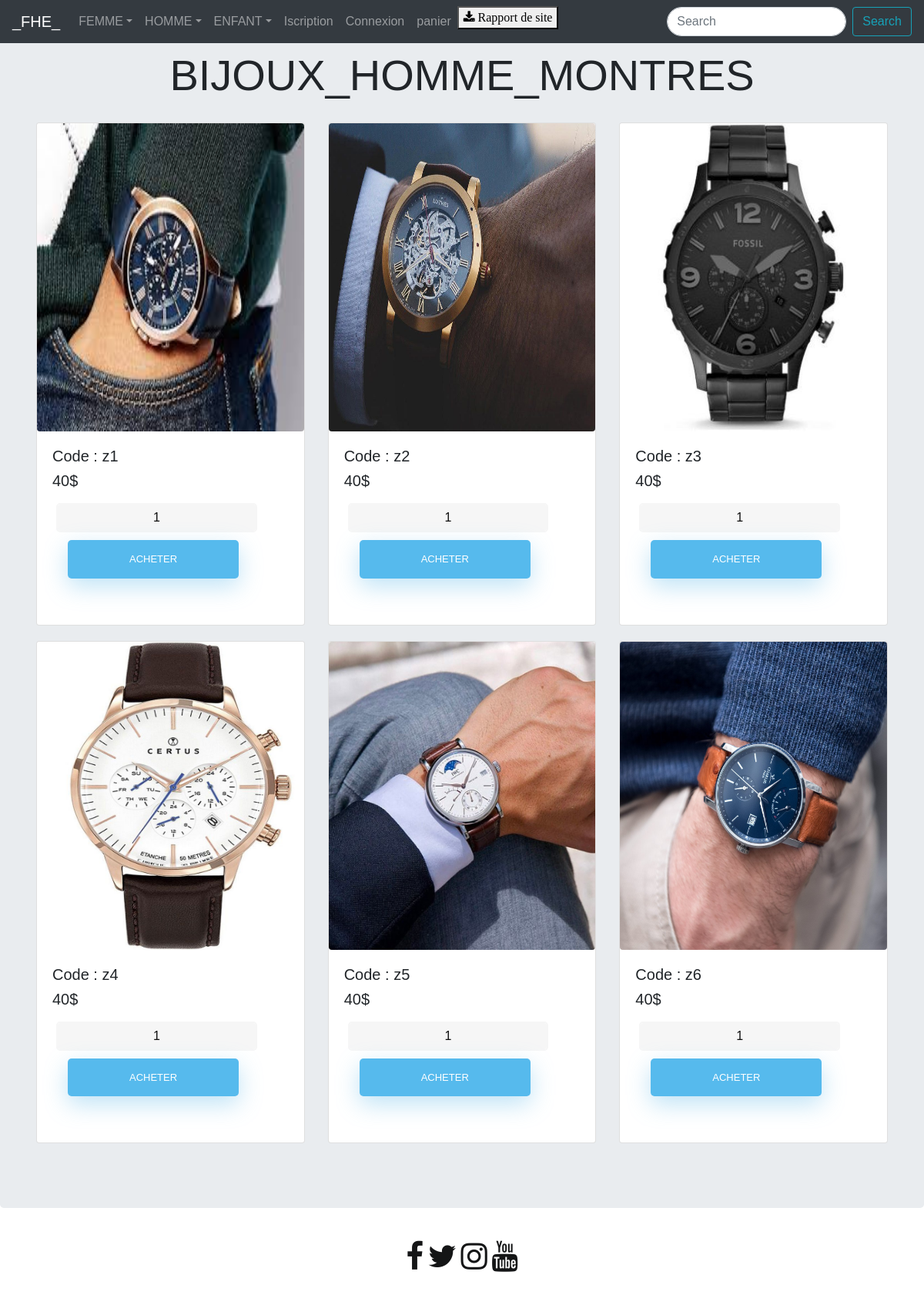
Screenshot of /montresH.php with the database file from the repository.
### tables this page shows
CREATE TABLE `product` (
  `id` int(11) NOT NULL,
  `pname` varchar(255) DEFAULT NULL,
  `image` varchar(255) DEFAULT NULL,
  `price` double DEFAULT NULL
);

### montresH.php (the view, shortened to what this page needs)
<!doctype html>
<html lang="en">
<head>
    <link rel="stylesheet" href="https://stackpath.bootstrapcdn.com/bootstrap/4.3.1/css/bootstrap.min.css"
>
    <link rel="stylesheet" href="https://cdnjs.cloudflare.com/ajax/libs/font-awesome/4.7.0/css/font-awesome.min.css">
    <link rel="stylesheet" type="text/css" href="ACCUEIL.css">
</head>
<body>
    <div class="jumbotron">
        <div class="container-fluid padding">
            <div class="row welcome text-center">
                <div class="col-12 ">
                    <h1 class="display-4">BIJOUX_HOMME_MONTRES</h1>
                </div>
            </div>
        </div>
        <div class="container-fluid padding">
            <div class="row">
                <div class="col-md-4 col-xs-4 col-sm-3 col-md-2">
                    <div class="card">
                        <?php
          $conn = mysqli_connect("localhost","id13014500_root","chaimaelmejgari","id13014500_ex_db");
          $query = "SELECT * FROM product where id=95 ";
            $result = mysqli_query($conn,$query);
            if(mysqli_num_rows($result) > 0) {
                while ($row = mysqli_fetch_array($result)) { ?>
                        <form method="post" action="cart.php?action=add&id=<?php echo $row["id"]; ?>">
                                 <img src="<?php echo $row["image"]; ?>" class="card-img-top rounded mx-auto d-block">
                                <div class="card-body">
                                <h5 class="card-text"><?php echo $row["pname"]; ?></h5>
                                <h5 class="card-title"><?php echo $row["price"]; ?>$</h5>
                                <input type="text" name="quantity" class="form-control" value="1">
                                <input class="btn btn-outline-secondary" type="submit" name="add"
                                       value="acheter">
                                       </div>
                        </form>
                    <?php
                }
            }
        ?>
                    </div>
                </div>
                <div class="col-md-4 col-xs-4 col-sm-3 col-md-2">
                    <div class="card">
                        <?php
          $conn = mysqli_connect("localhost","id13014500_root","chaimaelmejgari","id13014500_ex_db");
          $query = "SELECT * FROM product where id=96 ";
            $result = mysqli_query($conn,$query);
            if(mysqli_num_rows($result) > 0) {
                while ($row = mysqli_fetch_array($result)) { ?>
                        <form method="post" action="cart.php?action=add&id=<?php echo $row["id"]; ?>">
                                 <img src="<?php echo $row["image"]; ?>" class="card-img-top rounded mx-auto d-block">
                                <div class="card-body">
                                <h5 class="card-text"><?php echo $row["pname"]; ?></h5>
                                <h5 class="card-title"><?php echo $row["price"]; ?>$</h5>
                                <input type="text" name="quantity" class="form-control" value="1">
                                <input class="btn btn-outline-secondary" type="submit" name="add"
                                       value="acheter">
                                       </div>
                        </form>
                    <?php
                }
            }
        ?>
                    </div>
                </div>
                <div class="col-md-4 col-xs-4 col-sm-3 col-md-2 ">
                    <div class="card">
                        <?php
          $conn = mysqli_connect("localhost","id13014500_root","chaimaelmejgari","id13014500_ex_db");
          $query = "SELECT * FROM product where id=97 ";
            $result = mysqli_query($conn,$query);
            if(mysqli_num_rows($result) > 0) {
                while ($row = mysqli_fetch_array($result)) { ?>
                        <form method="post" action="cart.php?action=add&id=<?php echo $row["id"]; ?>">
                                 <img src="<?php echo $row["image"]; ?>" class="card-img-top rounded mx-auto d-block">
                                <div class="card-body">
                                <h5 class="card-text"><?php echo $row["pname"]; ?></h5>
                                <h5 class="card-title"><?php echo $row["price"]; ?>$</h5>
                                <input type="text" name="quantity" class="form-control" value="1">
                                <input class="btn btn-outline-secondary" type="submit" name="add"
                                       value="acheter">
                                       </div>
                        </form>
                    <?php
                }
            }
        ?>
                    </div>
                </div>
            </div>
        </div>
        <div class="container-fluid padding">
            <div class="row">
                <div class="col-md-4 col-xs-4 col-sm-3 col-md-2">
                    <div class="card">
                        <?php
          $conn = mysqli_connect("localhost","id13014500_root","chaimaelmejgari","id13014500_ex_db");
          $query = "SELECT * FROM product where id=98 ";
            $result = mysqli_query($conn,$query);
            if(mysqli_num_rows($result) > 0) {
                while ($row = mysqli_fetch_array($result)) { ?>
                        <form method="post" action="cart.php?action=add&id=<?php echo $row["id"]; ?>">
                                 <img src="<?php echo $row["image"]; ?>" class="card-img-top rounded mx-auto d-block">
                                <div class="card-body">
                                <h5 class="card-text"><?php echo $row["pname"]; ?></h5>
                                <h5 class="card-title"><?php echo $row["price"]; ?>$</h5>
                                <input type="text" name="quantity" class="form-control" value="1">
                                <input class="btn btn-outline-secondary" type="submit" name="add"
                                       value="acheter">
                                       </div>
                        </form>
                    <?php
                }
            }
        ?>
                    </div>
                </div>
                <div class="col-md-4 col-xs-4 col-sm-3 col-md-2">
                    <div class="card">
                        <?php
          $conn = mysqli_connect("localhost","id13014500_root","chaimaelmejgari","id13014500_ex_db");
          $query = "SELECT * FROM product where id=99 ";
            $result = mysqli_query($conn,$query);
            if(mysqli_num_rows($result) > 0) {
                while ($row = mysqli_fetch_array($result)) { ?>
                        <form method="post" action="cart.php?action=add&id=<?php echo $row["id"]; ?>">
                                 <img src="<?php echo $row["image"]; ?>" class="card-img-top rounded mx-auto d-block">
                                <div class="card-body">
                                <h5 class="card-text"><?php echo $row["pname"]; ?></h5>
                                <h5 class="card-title"><?php echo $row["price"]; ?>$</h5>
                                <input type="text" name="quantity" class="form-control" value="1">
                                <input class="btn btn-outline-secondary" type="submit" name="add"
                                       value="acheter">
                                       </div>
                        </form>
                    <?php
                }
            }
        ?>
                    </div>
                </div>
                <div class="col-md-4 col-xs-4 col-sm-3 col-md-2 ">
                    <div class="card">
                        <?php
          $conn = mysqli_connect("localhost","id13014500_root","chaimaelmejgari","id13014500_ex_db");
          $query = "SELECT * FROM product where id=100 ";
            $result = mysqli_query($conn,$query);
            if(mysqli_num_rows($result) > 0) {
                while ($row = mysqli_fetch_array($result)) { ?>
                        <form method="post" action="cart.php?action=add&id=<?php echo $row["id"]; ?>">
                                 <img src="<?php echo $row["image"]; ?>" class="card-img-top rounded mx-auto d-block">
                                <div class="card-body">
                                <h5 class="card-text"><?php echo $row["pname"]; ?></h5>
                                <h5 class="card-title"><?php echo $row["price"]; ?>$</h5>
                                <input type="text" name="quantity" class="form-control" value="1">
                                <input class="btn btn-outline-secondary" type="submit" name="add"
                                       value="acheter">
                                       </div>
                        </form>
                    <?php
                }
            }
        ?>
                    </div>
                </div>
            </div>
        </div>
    </div>
  <?php
    include("menu/menu.php")
    ?>
</body>
</html>

### ACCUEIL.css (style rules this page uses)
[class*="col"] { margin-bottom: 20px; }
img { width: 100%; height: 400px; }
html { background-color: #ffffff; }
body { font-family: "Poppins", sans-serif; height: 100vh; }
input[type=button], input[type=submit], input[type=reset] { background-color: #56baed; border: none; color: white; padding: 15px 80px; text-align: center; text-decoration: none; display: inline-block; text-transform: uppercase; font-size: 13px; -webkit-box-shadow: 0 10px 30px 0 rgba(95,186,233,0.4); box-shadow: 0 10px 30px 0 rgba(95,186,233,0.4); -webkit-border-radius: 5px 5px 5px 5px; border-radius: 5px 5px 5px 5px; margin: 5px 20px 40px 20px; -webkit-transition: all 0.3s ease-in-out; -moz-transition: all 0.3s ease-in-out; -ms-transition: all 0.3s ease-in-out; -o-transition: all 0.3s ease-in-out; transition: all 0.3s ease-in-out; }
input[type=text] { background-color: #f6f6f6; border: none; color: #0d0d0d; padding: 15px 32px; text-align: center; text-decoration: none; display: inline-block; font-size: 16px; margin: 5px; width: 85%; border: 2px solid #f6f6f6; -webkit-transition: all 0.5s ease-in-out; -moz-transition: all 0.5s ease-in-out; -ms-transition: all 0.5s ease-in-out; -o-transition: all 0.5s ease-in-out; transition: all 0.5s ease-in-out; -webkit-border-radius: 5px 5px 5px 5px; border-radius: 5px 5px 5px 5px; }
input[type=text]:placeholder { color: #cccccc; }
.form-control { border-radius:1.5rem; }

### rows the page displays
product: image (picture), pname "Code : z1", price "40"
product: image (picture), pname "Code : z2", price "40"
product: image (picture), pname "Code : z3", price "40"
product: image (picture), pname "Code : z4", price "40"
product: image (picture), pname "Code : z5", price "40"
product: image (picture), pname "Code : z6", price "40"
